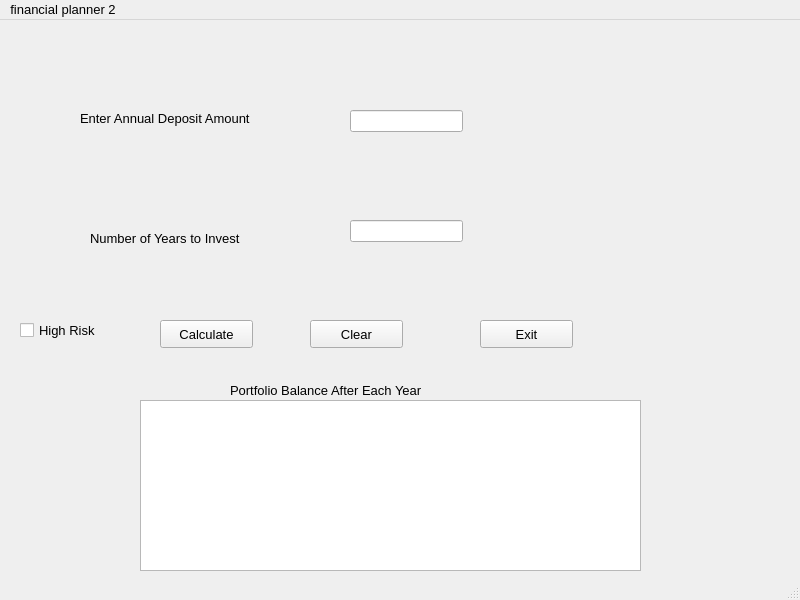
<?xml version="1.0" encoding="UTF-8"?>
<ui version="4.0">
 <class>FinancialPlanner2</class>
 <widget class="QMainWindow" name="FinancialPlanner2">
  <property name="geometry">
   <rect>
    <x>0</x>
    <y>0</y>
    <width>800</width>
    <height>600</height>
   </rect>
  </property>
  <property name="font">
   <font>
    <family>Arial</family>
    <pointsize>10</pointsize>
   </font>
  </property>
  <property name="windowTitle">
   <string>Financial Planner 2</string>
  </property>
  <widget class="QWidget" name="centralwidget">
   <widget class="QLabel" name="lblAmount">
    <property name="geometry">
     <rect>
      <x>80</x>
      <y>90</y>
      <width>231</width>
      <height>16</height>
     </rect>
    </property>
    <property name="text">
     <string>Enter Annual Deposit Amount</string>
    </property>
   </widget>
   <widget class="QLineEdit" name="txtAmount">
    <property name="geometry">
     <rect>
      <x>350</x>
      <y>90</y>
      <width>113</width>
      <height>22</height>
     </rect>
    </property>
   </widget>
   <widget class="QLabel" name="lblTime">
    <property name="geometry">
     <rect>
      <x>90</x>
      <y>210</y>
      <width>211</width>
      <height>16</height>
     </rect>
    </property>
    <property name="text">
     <string>Number of Years to Invest</string>
    </property>
   </widget>
   <widget class="QLineEdit" name="txtTime">
    <property name="geometry">
     <rect>
      <x>350</x>
      <y>200</y>
      <width>113</width>
      <height>22</height>
     </rect>
    </property>
   </widget>
   <widget class="QCheckBox" name="chkRate">
    <property name="geometry">
     <rect>
      <x>20</x>
      <y>300</y>
      <width>131</width>
      <height>20</height>
     </rect>
    </property>
    <property name="text">
     <string>High Risk</string>
    </property>
   </widget>
   <widget class="QPushButton" name="btnCalculate">
    <property name="geometry">
     <rect>
      <x>160</x>
      <y>300</y>
      <width>93</width>
      <height>28</height>
     </rect>
    </property>
    <property name="text">
     <string>Calculate</string>
    </property>
   </widget>
   <widget class="QPushButton" name="btnClear">
    <property name="geometry">
     <rect>
      <x>310</x>
      <y>300</y>
      <width>93</width>
      <height>28</height>
     </rect>
    </property>
    <property name="text">
     <string>Clear</string>
    </property>
   </widget>
   <widget class="QPushButton" name="btnExit">
    <property name="geometry">
     <rect>
      <x>480</x>
      <y>300</y>
      <width>93</width>
      <height>28</height>
     </rect>
    </property>
    <property name="text">
     <string>Exit</string>
    </property>
   </widget>
   <widget class="QListWidget" name="lstOutput">
    <property name="geometry">
     <rect>
      <x>140</x>
      <y>380</y>
      <width>501</width>
      <height>171</height>
     </rect>
    </property>
   </widget>
   <widget class="QLabel" name="lblOutput">
    <property name="geometry">
     <rect>
      <x>230</x>
      <y>360</y>
      <width>271</width>
      <height>20</height>
     </rect>
    </property>
    <property name="text">
     <string>Portfolio Balance After Each Year</string>
    </property>
   </widget>
  </widget>
  <widget class="QMenuBar" name="menubar">
   <property name="geometry">
    <rect>
     <x>0</x>
     <y>0</y>
     <width>800</width>
     <height>25</height>
    </rect>
   </property>
   <widget class="QMenu" name="menufinancial_planner_2">
    <property name="font">
     <font>
      <family>Arial</family>
      <pointsize>10</pointsize>
     </font>
    </property>
    <property name="title">
     <string>financial planner 2</string>
    </property>
   </widget>
   <addaction name="menufinancial_planner_2"/>
  </widget>
  <widget class="QStatusBar" name="statusbar"/>
 </widget>
 <resources/>
 <connections/>
</ui>
